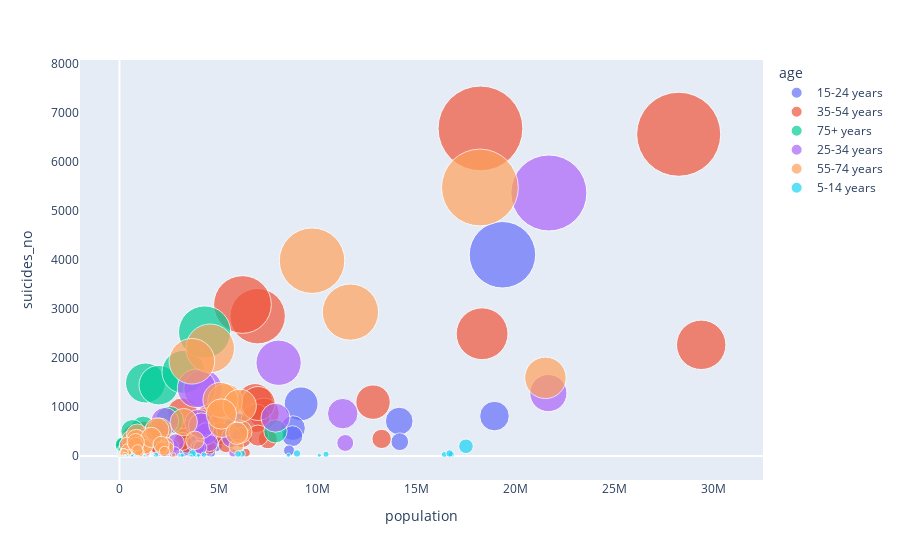

Source (notebook cell):
### Code cell
fig = px.scatter(
    suicide.query('year == 1987'),
    x = 'population',
    y = 'suicides_no',
    size = 'suicides_no',
    color = 'age',
    hover_name = 'country',
    size_max = 60
)

fig.update_xaxes(showgrid = False)
fig.update_yaxes(showgrid = False)
fig.show()

### Figure 1 — Plotly figure (JSON) as saved in the notebook; plotly's stock layout.template omitted (floating-point values rounded to 4 significant figures)
{"data": [{"hovertemplate": "<b>%{hovertext}</b><br><br>age=15-24 years<br>population=%{x}<br>suicides_no=%{marker.size}<extra></extra>", "hovertext": ["Albania", "Albania", "Antigua and Barbuda", "Antigua and Barbuda", "Argentina", "Argentina", "Australia", "Australia", "Austria", "Austria", "Bahamas", "Bahamas", "Bahrain", "Bahrain", "Barbados", "Barbados", "Belgium", "Belgium", "Belize", "Belize", "Brazil", "Brazil", "Bulgaria", "Bulgaria", "Canada", "Canada", "Chile", "Chile", "Colombia", "Colombia", "Costa Rica", "Costa Rica", "Ecuador", "Ecuador", "Finland", "Finland", "France", "France", "Greece", "Greece", "Guatemala", "Guatemala", "Iceland", "Iceland", "Ireland", "Ireland", "Israel", "Israel", "Italy", "Italy", "Jamaica", "Jamaica", "Japan", "Japan", "Kuwait", "Kuwait", "Luxembourg", "Luxembourg", "Malta", "Malta", "Mauritius", "Mauritius", "Mexico", "Mexico", "Netherlands", "Netherlands", "New Zealand", "New Zealand", "Norway", "Norway", "Panama", "Panama", "Paraguay", "Paraguay", "Portugal", "Portugal", "Puerto Rico", "Puerto Rico", "Republic of Korea", "Republic of Korea", "Saint Lucia", "Saint Lucia", "Saint Vincent and Grenadines", "Saint Vincent and Grenadines", "Seychelles", "Seychelles", "Singapore", "Singapore", "Spain", "Spain", "Suriname", "Suriname", "Sweden", "Sweden", "Thailand", "Thailand", "Trinidad and Tobago", "Trinidad and Tobago", "Turkmenistan", "Turkmenistan", "Ukraine", "Ukraine", "United Kingdom", "United Kingdom", "United States", "United States", "Uruguay", "Uruguay"], "legendgroup": "15-24 years", "marker": {"color": "#636efa", "size": [21, 14, 0, 0, 179, 93, 354, 73, 185, 49, 0, 0, 1, 0, 0, 0, 121, 35, 1, 0, 713, 291, 81, 35, 532, 100, 116, 38, 301, 118, 22, 7, 79, 78, 135, 26, 641, 175, 34, 12, 45, 21, 4, 0, 29, 7, 26, 7, 245, 63, 5, 0, 1065, 569, 1, 1, 4, 3, 0, 0, 28, 24, 405, 113, 117, 44, 93, 20, 80, 12, 16, 8, 12, 11, 80, 24, 25, 5, 493, 221, 2, 0, 0, 0, 0, 0, 21, 16, 216, 68, 8, 8, 102, 32, 621, 531, 25, 8, 33, 24, 488, 128, 461, 105, 4109, 815, 18, 7], "sizemode": "area", "sizeref": 1.858, "symbol": "circle"}, "mode": "markers", "name": "15-24 years", "orientation": "v", "showlegend": true, "type": "scatter", "x": [312900, 289700, 7583, 7421, 2460600, 2398400, 1383900, 1329700, 632704, 611922, 25100, 26200, 38600, 49400, 26400, 26400, 756300, 725700, 18966, 18791, 14119488, 14145640, 619800, 595300, 2085000, 2019400, 1293700, 1265500, 3533143, 3468807, 306700, 295000, 999500, 1023900, 355900, 341900, 4370700, 4228600, 754200, 738200, 826321, 831270, 21700, 21000, 313100, 301200, 386400, 364500, 4807700, 4637300, 255648, 255517, 9167000, 8757000, 159300, 164300, 27400, 26500, 24000, 25500, 102000, 105000, 8726000, 8559000, 1268600, 1216200, 295500, 286500, 339300, 322900, 243100, 237800, 377753, 389735, 833470, 816075, 348900, 344700, 4536200, 4265300, 14600, 14800, 11800, 12015, 7400, 7400, 253600, 240100, 3362100, 3213800, 40204, 43517, 604100, 575200, 5884434, 5761312, 131200, 132200, 344800, 340700, 3543900, 3459900, 4665275, 4483586, 19327000, 18925000, 250800, 243700], "xaxis": "x", "y": [21, 14, 0, 0, 179, 93, 354, 73, 185, 49, 0, 0, 1, 0, 0, 0, 121, 35, 1, 0, 713, 291, 81, 35, 532, 100, 116, 38, 301, 118, 22, 7, 79, 78, 135, 26, 641, 175, 34, 12, 45, 21, 4, 0, 29, 7, 26, 7, 245, 63, 5, 0, 1065, 569, 1, 1, 4, 3, 0, 0, 28, 24, 405, 113, 117, 44, 93, 20, 80, 12, 16, 8, 12, 11, 80, 24, 25, 5, 493, 221, 2, 0, 0, 0, 0, 0, 21, 16, 216, 68, 8, 8, 102, 32, 621, 531, 25, 8, 33, 24, 488, 128, 461, 105, 4109, 815, 18, 7], "yaxis": "y"}, {"hovertemplate": "<b>%{hovertext}</b><br><br>age=35-54 years<br>population=%{x}<br>suicides_no=%{marker.size}<extra></extra>", "hovertext": ["Albania", "Albania", "Antigua and Barbuda", "Antigua and Barbuda", "Argentina", "Argentina", "Australia", "Australia", "Austria", "Austria", "Bahamas", "Bahamas", "Bahrain", "Bahrain", "Barbados", "Barbados", "Belgium", "Belgium", "Belize", "Belize", "Brazil", "Brazil", "Bulgaria", "Bulgaria", "Canada", "Canada", "Chile", "Chile", "Colombia", "Colombia", "Costa Rica", "Costa Rica", "Ecuador", "Ecuador", "Finland", "Finland", "France", "France", "Greece", "Greece", "Guatemala", "Guatemala", "Iceland", "Iceland", "Ireland", "Ireland", "Israel", "Israel", "Italy", "Italy", "Jamaica", "Jamaica", "Japan", "Japan", "Kuwait", "Kuwait", "Luxembourg", "Luxembourg", "Malta", "Malta", "Mauritius", "Mauritius", "Mexico", "Mexico", "Netherlands", "Netherlands", "New Zealand", "New Zealand", "Norway", "Norway", "Panama", "Panama", "Paraguay", "Paraguay", "Portugal", "Portugal", "Puerto Rico", "Puerto Rico", "Republic of Korea", "Republic of Korea", "Saint Lucia", "Saint Lucia", "Saint Vincent and Grenadines", "Saint Vincent and Grenadines", "Seychelles", "Seychelles", "Singapore", "Singapore", "Spain", "Spain", "Suriname", "Suriname", "Sweden", "Sweden", "Thailand", "Thailand", "Trinidad and Tobago", "Trinidad and Tobago", "Turkmenistan", "Turkmenistan", "Ukraine", "Ukraine", "United Kingdom", "United Kingdom", "United States", "United States", "Uruguay", "Uruguay"], "legendgroup": "35-54 years", "marker": {"color": "#EF553B", "size": [16, 6, 0, 0, 482, 209, 554, 145, 471, 155, 2, 0, 3, 0, 2, 1, 483, 215, 1, 0, 1100, 349, 283, 81, 874, 298, 160, 34, 147, 27, 34, 5, 73, 16, 422, 122, 2855, 1124, 81, 35, 49, 13, 6, 2, 54, 21, 45, 16, 873, 343, 1, 0, 6688, 2496, 4, 2, 19, 8, 0, 0, 36, 6, 378, 68, 329, 210, 92, 28, 149, 60, 16, 4, 15, 4, 190, 69, 72, 16, 781, 229, 2, 0, 0, 0, 2, 0, 43, 33, 479, 180, 12, 1, 394, 185, 458, 227, 23, 9, 54, 21, 3093, 770, 1072, 417, 6569, 2270, 59, 19], "sizemode": "area", "sizeref": 1.858, "symbol": "circle"}, "mode": "markers", "name": "35-54 years", "orientation": "v", "showlegend": true, "type": "scatter", "x": [308000, 278800, 6059, 5927, 3409100, 3418300, 2031000, 1950500, 949485, 947458, 22700, 24200, 47700, 27300, 24400, 20200, 1239800, 1222000, 10860, 10635, 12796733, 13229129, 1181700, 1197400, 3179200, 3176700, 1268600, 1338500, 2567656, 2755678, 234100, 231900, 773400, 775400, 687900, 667400, 6973100, 6839200, 1253400, 1282300, 588914, 625628, 27100, 26200, 380400, 366500, 427100, 441800, 7292700, 7483400, 187389, 179252, 18218000, 18301000, 257900, 134100, 51000, 48600, 46400, 43900, 98200, 100300, 6187000, 6389000, 1950400, 1860400, 384800, 381900, 511400, 489000, 198200, 189800, 313985, 301417, 1126680, 1230247, 348000, 398300, 4617500, 4388200, 8700, 10000, 7471, 7072, 4600, 4700, 318100, 311000, 4474500, 4549700, 33400, 33647, 1124000, 1085200, 5107474, 5381053, 108600, 111700, 242600, 247500, 6206800, 6881800, 6997144, 6986157, 28222000, 29359000, 341200, 352300], "xaxis": "x", "y": [16, 6, 0, 0, 482, 209, 554, 145, 471, 155, 2, 0, 3, 0, 2, 1, 483, 215, 1, 0, 1100, 349, 283, 81, 874, 298, 160, 34, 147, 27, 34, 5, 73, 16, 422, 122, 2855, 1124, 81, 35, 49, 13, 6, 2, 54, 21, 45, 16, 873, 343, 1, 0, 6688, 2496, 4, 2, 19, 8, 0, 0, 36, 6, 378, 68, 329, 210, 92, 28, 149, 60, 16, 4, 15, 4, 190, 69, 72, 16, 781, 229, 2, 0, 0, 0, 2, 0, 43, 33, 479, 180, 12, 1, 394, 185, 458, 227, 23, 9, 54, 21, 3093, 770, 1072, 417, 6569, 2270, 59, 19], "yaxis": "y"}, {"hovertemplate": "<b>%{hovertext}</b><br><br>age=75+ years<br>population=%{x}<br>suicides_no=%{marker.size}<extra></extra>", "hovertext": ["Albania", "Albania", "Antigua and Barbuda", "Antigua and Barbuda", "Argentina", "Argentina", "Australia", "Australia", "Austria", "Austria", "Bahamas", "Bahamas", "Bahrain", "Bahrain", "Barbados", "Barbados", "Belgium", "Belgium", "Belize", "Belize", "Brazil", "Brazil", "Bulgaria", "Bulgaria", "Canada", "Canada", "Chile", "Chile", "Colombia", "Colombia", "Costa Rica", "Costa Rica", "Ecuador", "Ecuador", "Finland", "Finland", "France", "France", "Greece", "Greece", "Guatemala", "Guatemala", "Iceland", "Iceland", "Ireland", "Ireland", "Israel", "Israel", "Italy", "Italy", "Jamaica", "Jamaica", "Japan", "Japan", "Kuwait", "Kuwait", "Luxembourg", "Luxembourg", "Malta", "Malta", "Mauritius", "Mauritius", "Mexico", "Mexico", "Netherlands", "Netherlands", "New Zealand", "New Zealand", "Norway", "Norway", "Panama", "Panama", "Paraguay", "Paraguay", "Portugal", "Portugal", "Puerto Rico", "Puerto Rico", "Republic of Korea", "Republic of Korea", "Saint Lucia", "Saint Lucia", "Saint Vincent and Grenadines", "Saint Vincent and Grenadines", "Seychelles", "Seychelles", "Singapore", "Singapore", "Spain", "Spain", "Suriname", "Suriname", "Sweden", "Sweden", "Thailand", "Thailand", "Trinidad and Tobago", "Trinidad and Tobago", "Turkmenistan", "Turkmenistan", "Ukraine", "Ukraine", "United Kingdom", "United Kingdom", "United States", "United States", "Uruguay", "Uruguay"], "legendgroup": "75+ years", "marker": {"color": "#00cc96", "size": [1, 1, 0, 0, 200, 57, 111, 38, 208, 126, 0, 0, 0, 0, 0, 0, 222, 113, 0, 0, 149, 28, 228, 101, 117, 47, 19, 0, 14, 2, 5, 0, 6, 1, 57, 7, 1491, 730, 54, 14, 5, 2, 2, 0, 5, 6, 32, 18, 563, 248, 0, 0, 1446, 1718, 0, 0, 3, 3, 1, 0, 2, 0, 54, 4, 111, 66, 28, 9, 35, 6, 3, 0, 3, 1, 121, 44, 23, 4, 44, 30, 0, 0, 0, 0, 0, 0, 17, 16, 335, 127, 2, 1, 124, 73, 36, 20, 4, 0, 5, 8, 506, 486, 248, 174, 2532, 504, 36, 7], "sizemode": "area", "sizeref": 1.858, "symbol": "circle"}, "mode": "markers", "name": "75+ years", "orientation": "v", "showlegend": true, "type": "scatter", "x": [21800, 35600, 1081, 538, 369800, 547000, 244800, 421200, 161591, 352121, 2900, 1600, 1500, 1600, 7000, 4000, 214800, 422000, 1535, 1261, 655621, 1018461, 172900, 238800, 408700, 679400, 93700, 151300, 183612, 257621, 14000, 19300, 52900, 65600, 80200, 182100, 1314800, 2524500, 243200, 326300, 38144, 44390, 4600, 6500, 58500, 89800, 73000, 83500, 1195000, 2115000, 41941, 32142, 1982000, 3230000, 3700, 3300, 7200, 14400, 5300, 8000, 9000, 4800, 456000, 599100, 265500, 499000, 51100, 86700, 105000, 178600, 15600, 16600, 21474, 29224, 174464, 308299, 50100, 59700, 163700, 389400, 1600, 1000, 1500, 948, 1200, 500, 18300, 27700, 736300, 1261300, 2919, 3776, 247100, 397900, 319010, 463349, 9300, 12300, 16500, 31400, 654800, 1816100, 1272201, 2508896, 4295000, 7872000, 47700, 74100], "xaxis": "x", "y": [1, 1, 0, 0, 200, 57, 111, 38, 208, 126, 0, 0, 0, 0, 0, 0, 222, 113, 0, 0, 149, 28, 228, 101, 117, 47, 19, 0, 14, 2, 5, 0, 6, 1, 57, 7, 1491, 730, 54, 14, 5, 2, 2, 0, 5, 6, 32, 18, 563, 248, 0, 0, 1446, 1718, 0, 0, 3, 3, 1, 0, 2, 0, 54, 4, 111, 66, 28, 9, 35, 6, 3, 0, 3, 1, 121, 44, 23, 4, 44, 30, 0, 0, 0, 0, 0, 0, 17, 16, 335, 127, 2, 1, 124, 73, 36, 20, 4, 0, 5, 8, 506, 486, 248, 174, 2532, 504, 36, 7], "yaxis": "y"}, {"hovertemplate": "<b>%{hovertext}</b><br><br>age=25-34 years<br>population=%{x}<br>suicides_no=%{marker.size}<extra></extra>", "hovertext": ["Albania", "Albania", "Antigua and Barbuda", "Antigua and Barbuda", "Argentina", "Argentina", "Australia", "Australia", "Austria", "Austria", "Bahamas", "Bahamas", "Bahrain", "Bahrain", "Barbados", "Barbados", "Belgium", "Belgium", "Belize", "Belize", "Brazil", "Brazil", "Bulgaria", "Bulgaria", "Canada", "Canada", "Chile", "Chile", "Colombia", "Colombia", "Costa Rica", "Costa Rica", "Ecuador", "Ecuador", "Finland", "Finland", "France", "France", "Greece", "Greece", "Guatemala", "Guatemala", "Iceland", "Iceland", "Ireland", "Ireland", "Israel", "Israel", "Italy", "Italy", "Jamaica", "Jamaica", "Japan", "Japan", "Kuwait", "Kuwait", "Luxembourg", "Luxembourg", "Malta", "Malta", "Mauritius", "Mauritius", "Mexico", "Mexico", "Netherlands", "Netherlands", "New Zealand", "New Zealand", "Norway", "Norway", "Panama", "Panama", "Paraguay", "Paraguay", "Portugal", "Portugal", "Puerto Rico", "Puerto Rico", "Republic of Korea", "Republic of Korea", "Saint Lucia", "Saint Lucia", "Saint Vincent and Grenadines", "Saint Vincent and Grenadines", "Seychelles", "Seychelles", "Singapore", "Singapore", "Spain", "Spain", "Suriname", "Suriname", "Sweden", "Sweden", "Thailand", "Thailand", "Trinidad and Tobago", "Trinidad and Tobago", "Turkmenistan", "Turkmenistan", "Ukraine", "Ukraine", "United Kingdom", "United Kingdom", "United States", "United States", "Uruguay", "Uruguay"], "legendgroup": "25-34 years", "marker": {"color": "#ab63fa", "size": [9, 4, 0, 0, 192, 89, 374, 70, 247, 62, 1, 0, 3, 1, 1, 0, 273, 100, 2, 0, 865, 266, 110, 28, 709, 178, 147, 29, 192, 29, 29, 8, 74, 26, 222, 44, 1369, 414, 46, 9, 63, 16, 4, 2, 39, 8, 33, 13, 425, 99, 1, 1, 1904, 782, 6, 1, 10, 3, 0, 0, 21, 10, 382, 64, 189, 111, 79, 24, 94, 29, 18, 5, 6, 2, 90, 33, 46, 4, 675, 254, 3, 1, 0, 0, 1, 0, 48, 36, 277, 90, 13, 1, 174, 57, 454, 265, 30, 7, 50, 12, 1383, 176, 618, 168, 5370, 1285, 15, 7], "sizemode": "area", "sizeref": 1.858, "symbol": "circle"}, "mode": "markers", "name": "25-34 years", "orientation": "v", "showlegend": true, "type": "scatter", "x": [274300, 257200, 6101, 5893, 2276200, 2226200, 1345900, 1327700, 581153, 573764, 20900, 21100, 63900, 27500, 22200, 22200, 789200, 759300, 11815, 11413, 11266240, 11393405, 634200, 625200, 2290800, 2317300, 1050700, 1044400, 2615813, 2651735, 235100, 229800, 718200, 708700, 397800, 379700, 4211300, 4214400, 684500, 692400, 531366, 567102, 21100, 19900, 251100, 250700, 323100, 323100, 4142000, 4091900, 170248, 177282, 8031000, 7874000, 249500, 150100, 31100, 31200, 27700, 28500, 91300, 92900, 5659000, 5728000, 1233700, 1186400, 262900, 269900, 321100, 305900, 175200, 166900, 286352, 275955, 719493, 731428, 244900, 275800, 3973800, 3813900, 8900, 10200, 7722, 7324, 5800, 4800, 293500, 277400, 2833500, 2801900, 30977, 29656, 580200, 554200, 4380094, 4549086, 102500, 102500, 265600, 274700, 3890300, 3953000, 4130709, 4073306, 21670000, 21645000, 207100, 206100], "xaxis": "x", "y": [9, 4, 0, 0, 192, 89, 374, 70, 247, 62, 1, 0, 3, 1, 1, 0, 273, 100, 2, 0, 865, 266, 110, 28, 709, 178, 147, 29, 192, 29, 29, 8, 74, 26, 222, 44, 1369, 414, 46, 9, 63, 16, 4, 2, 39, 8, 33, 13, 425, 99, 1, 1, 1904, 782, 6, 1, 10, 3, 0, 0, 21, 10, 382, 64, 189, 111, 79, 24, 94, 29, 18, 5, 6, 2, 90, 33, 46, 4, 675, 254, 3, 1, 0, 0, 1, 0, 48, 36, 277, 90, 13, 1, 174, 57, 454, 265, 30, 7, 50, 12, 1383, 176, 618, 168, 5370, 1285, 15, 7], "yaxis": "y"}, {"hovertemplate": "<b>%{hovertext}</b><br><br>age=55-74 years<br>population=%{x}<br>suicides_no=%{marker.size}<extra></extra>", "hovertext": ["Albania", "Albania", "Antigua and Barbuda", "Antigua and Barbuda", "Argentina", "Argentina", "Australia", "Australia", "Austria", "Austria", "Bahamas", "Bahamas", "Bahrain", "Bahrain", "Barbados", "Barbados", "Belgium", "Belgium", "Belize", "Belize", "Brazil", "Brazil", "Bulgaria", "Bulgaria", "Canada", "Canada", "Chile", "Chile", "Colombia", "Colombia", "Costa Rica", "Costa Rica", "Ecuador", "Ecuador", "Finland", "Finland", "France", "France", "Greece", "Greece", "Guatemala", "Guatemala", "Iceland", "Iceland", "Ireland", "Ireland", "Israel", "Israel", "Italy", "Italy", "Jamaica", "Jamaica", "Japan", "Japan", "Kuwait", "Kuwait", "Luxembourg", "Luxembourg", "Malta", "Malta", "Mauritius", "Mauritius", "Mexico", "Mexico", "Netherlands", "Netherlands", "New Zealand", "New Zealand", "Norway", "Norway", "Panama", "Panama", "Paraguay", "Paraguay", "Portugal", "Portugal", "Puerto Rico", "Puerto Rico", "Republic of Korea", "Republic of Korea", "Saint Lucia", "Saint Lucia", "Saint Vincent and Grenadines", "Saint Vincent and Grenadines", "Seychelles", "Seychelles", "Singapore", "Singapore", "Spain", "Spain", "Suriname", "Suriname", "Sweden", "Sweden", "Thailand", "Thailand", "Trinidad and Tobago", "Trinidad and Tobago", "Turkmenistan", "Turkmenistan", "Ukraine", "Ukraine", "United Kingdom", "United Kingdom", "United States", "United States", "Uruguay", "Uruguay"], "legendgroup": "55-74 years", "marker": {"color": "#FFA15A", "size": [1, 0, 0, 0, 532, 224, 328, 110, 332, 230, 0, 0, 1, 0, 1, 0, 433, 232, 0, 0, 647, 197, 346, 177, 535, 171, 120, 23, 86, 10, 7, 0, 20, 5, 225, 99, 2198, 1122, 78, 43, 16, 3, 10, 5, 58, 17, 57, 24, 1146, 496, 4, 0, 3988, 2938, 1, 0, 12, 9, 0, 0, 6, 3, 161, 20, 246, 189, 64, 18, 125, 54, 9, 3, 4, 1, 225, 79, 67, 9, 380, 152, 3, 0, 0, 0, 0, 0, 42, 29, 693, 320, 5, 0, 281, 117, 239, 96, 9, 2, 28, 28, 1934, 1024, 857, 464, 5482, 1596, 63, 25], "sizemode": "area", "sizeref": 1.858, "symbol": "circle"}, "mode": "markers", "name": "55-74 years", "orientation": "v", "showlegend": true, "type": "scatter", "x": [137500, 144600, 3738, 2798, 2034500, 2347300, 1227000, 1318600, 591322, 826662, 12100, 10200, 11800, 8900, 13000, 19300, 893500, 1040900, 5789, 5866, 5163568, 5891414, 849500, 946200, 1896900, 2148300, 563900, 674400, 1044703, 1210423, 97700, 104200, 318600, 338600, 380700, 506400, 4576100, 5333200, 917400, 1027900, 286727, 293688, 18100, 17000, 247700, 272000, 248000, 293000, 5097300, 6102400, 106214, 116815, 9718000, 11656000, 24300, 38400, 39000, 31500, 28600, 24000, 45800, 49500, 2409000, 2727000, 1134600, 1318400, 238500, 260500, 379500, 426400, 90700, 86600, 134656, 145386, 827812, 1003976, 200800, 228600, 1607800, 2113500, 4900, 6300, 4835, 4058, 3600, 2700, 128900, 132300, 3244700, 3808600, 15788, 16552, 819700, 908000, 2100709, 2269321, 52700, 57900, 106800, 148000, 3652600, 6070300, 5141737, 5919684, 18190000, 21497000, 239600, 274100], "xaxis": "x", "y": [1, 0, 0, 0, 532, 224, 328, 110, 332, 230, 0, 0, 1, 0, 1, 0, 433, 232, 0, 0, 647, 197, 346, 177, 535, 171, 120, 23, 86, 10, 7, 0, 20, 5, 225, 99, 2198, 1122, 78, 43, 16, 3, 10, 5, 58, 17, 57, 24, 1146, 496, 4, 0, 3988, 2938, 1, 0, 12, 9, 0, 0, 6, 3, 161, 20, 246, 189, 64, 18, 125, 54, 9, 3, 4, 1, 225, 79, 67, 9, 380, 152, 3, 0, 0, 0, 0, 0, 42, 29, 693, 320, 5, 0, 281, 117, 239, 96, 9, 2, 28, 28, 1934, 1024, 857, 464, 5482, 1596, 63, 25], "yaxis": "y"}, {"hovertemplate": "<b>%{hovertext}</b><br><br>age=5-14 years<br>population=%{x}<br>suicides_no=%{marker.size}<extra></extra>", "hovertext": ["Albania", "Albania", "Antigua and Barbuda", "Antigua and Barbuda", "Argentina", "Argentina", "Australia", "Australia", "Austria", "Austria", "Bahamas", "Bahamas", "Bahrain", "Bahrain", "Barbados", "Barbados", "Belgium", "Belgium", "Belize", "Belize", "Brazil", "Brazil", "Bulgaria", "Bulgaria", "Canada", "Canada", "Chile", "Chile", "Colombia", "Colombia", "Costa Rica", "Costa Rica", "Ecuador", "Ecuador", "Finland", "Finland", "France", "France", "Greece", "Greece", "Guatemala", "Guatemala", "Iceland", "Iceland", "Ireland", "Ireland", "Israel", "Israel", "Italy", "Italy", "Jamaica", "Jamaica", "Japan", "Japan", "Kuwait", "Kuwait", "Luxembourg", "Luxembourg", "Malta", "Malta", "Mauritius", "Mauritius", "Mexico", "Mexico", "Netherlands", "Netherlands", "New Zealand", "New Zealand", "Norway", "Norway", "Panama", "Panama", "Paraguay", "Paraguay", "Portugal", "Portugal", "Puerto Rico", "Puerto Rico", "Republic of Korea", "Republic of Korea", "Saint Lucia", "Saint Lucia", "Saint Vincent and Grenadines", "Saint Vincent and Grenadines", "Seychelles", "Seychelles", "Singapore", "Singapore", "Spain", "Spain", "Suriname", "Suriname", "Sweden", "Sweden", "Thailand", "Thailand", "Trinidad and Tobago", "Trinidad and Tobago", "Turkmenistan", "Turkmenistan", "Ukraine", "Ukraine", "United Kingdom", "United Kingdom", "United States", "United States", "Uruguay", "Uruguay"], "legendgroup": "5-14 years", "marker": {"color": "#19d3f3", "size": [0, 0, 0, 0, 15, 14, 6, 1, 2, 2, 0, 0, 0, 0, 1, 0, 11, 0, 0, 0, 35, 32, 15, 7, 25, 5, 6, 1, 16, 9, 2, 0, 8, 4, 4, 0, 33, 9, 3, 1, 6, 2, 1, 0, 1, 0, 0, 0, 11, 4, 1, 0, 52, 17, 0, 0, 0, 0, 0, 0, 4, 0, 36, 16, 3, 1, 7, 1, 3, 2, 2, 1, 3, 0, 3, 2, 1, 0, 27, 15, 0, 0, 0, 0, 0, 0, 0, 0, 17, 2, 1, 0, 2, 0, 47, 41, 1, 1, 5, 4, 53, 9, 7, 3, 199, 52, 1, 1], "sizemode": "area", "sizeref": 1.858, "symbol": "circle"}, "mode": "markers", "name": "5-14 years", "orientation": "v", "showlegend": true, "type": "scatter", "x": [311000, 338200, 6623, 6499, 3101300, 3010700, 1264900, 1201300, 440140, 461684, 26400, 27500, 42500, 43200, 24300, 24300, 628100, 599700, 23345, 23793, 16751806, 16390962, 674100, 640300, 1843600, 1752800, 1255100, 1209200, 3924075, 3796166, 310000, 322900, 1309500, 1272500, 324400, 309700, 3752400, 3562500, 753600, 714000, 1256693, 1218497, 21800, 20600, 340100, 358600, 445200, 469400, 3826100, 3633300, 270343, 277969, 8959000, 8523000, 207600, 213800, 20200, 21300, 26900, 28600, 103900, 108600, 10423000, 10086000, 942700, 901100, 269800, 259000, 281600, 268800, 285900, 274400, 485452, 500586, 819857, 787188, 351000, 338600, 4259100, 3986500, 15000, 15300, 13490, 13801, 7700, 7900, 195600, 211300, 3161900, 2977400, 39799, 41778, 518700, 494700, 6175269, 5985299, 125100, 132300, 423500, 417000, 3683900, 3560800, 3625848, 3435125, 17486000, 16660000, 267000, 275200], "xaxis": "x", "y": [0, 0, 0, 0, 15, 14, 6, 1, 2, 2, 0, 0, 0, 0, 1, 0, 11, 0, 0, 0, 35, 32, 15, 7, 25, 5, 6, 1, 16, 9, 2, 0, 8, 4, 4, 0, 33, 9, 3, 1, 6, 2, 1, 0, 1, 0, 0, 0, 11, 4, 1, 0, 52, 17, 0, 0, 0, 0, 0, 0, 4, 0, 36, 16, 3, 1, 7, 1, 3, 2, 2, 1, 3, 0, 3, 2, 1, 0, 27, 15, 0, 0, 0, 0, 0, 0, 0, 0, 17, 2, 1, 0, 2, 0, 47, 41, 1, 1, 5, 4, 53, 9, 7, 3, 199, 52, 1, 1], "yaxis": "y"}], "layout": {"legend": {"itemsizing": "constant", "title": {"text": "age"}, "tracegroupgap": 0}, "margin": {"t": 60}, "xaxis": {"anchor": "y", "domain": [0, 1], "showgrid": false, "title": {"text": "population"}}, "yaxis": {"anchor": "x", "domain": [0, 1], "showgrid": false, "title": {"text": "suicides_no"}}}}
